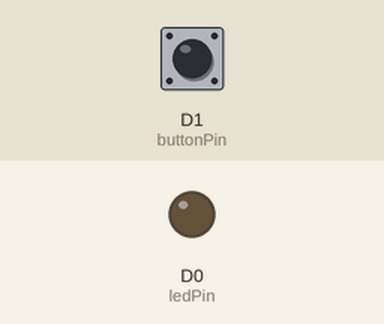
Simulated run of this sketch. Board: ESP8266 (NodeMCU). On the bench: output pins drawn as LEDs (lit = HIGH). Inputs (shaded band) come from the test bench; at power-on: D1 (buttonPin) HIGH.

Above: at 1.2 s.
1.3 s: D1 (buttonPin) pulled LOW for 0.15 s
At 1.37 s:
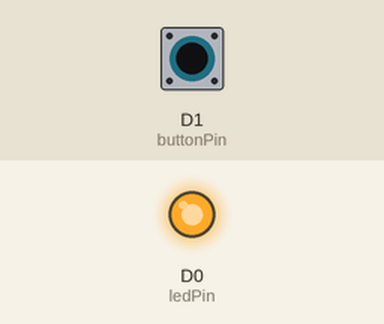
2.9 s: D1 (buttonPin) pulled LOW for 3.2 s
At 6.8 s:
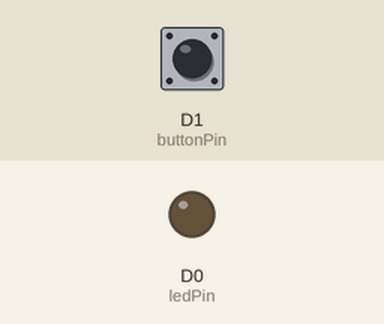
Timing chart, 0 to 8.3 s (numbered marks = the images above; inputs shaded):
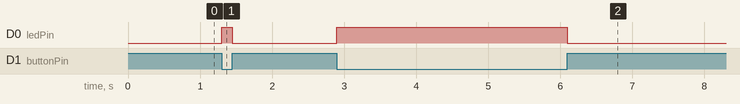

Measured:
- after the input at 1.3 s, D0 (ledPin): LOW → HIGH at once, → LOW 0.15 s later
- after the input at 2.9 s, D0 (ledPin): LOW → HIGH at once, → LOW 3.2 s later

The sketch:

LED.ino
```cpp
// Define a pin we'll place an LED on
int ledPin = D0;

// Our button wired to D0
int buttonPin = D1;

void setup()
{
  // Set up the LED for output
  pinMode(ledPin, OUTPUT);

  // For input, we define the
  // pushbutton as an input-pullup
  // this uses an internal pullup resistor
  // to manage consistent reads from the device

  pinMode( buttonPin , INPUT_PULLUP); // sets pin as input

}

void loop()
{
    // find out if the button is pushed
    // or not by reading from it.
    int buttonState = digitalRead( buttonPin );

    // remember that we have wired the pushbutton to
    // ground and are using a pulldown resistor
    // that means, when the button is pushed,
    // we will get a LOW signal
    // when the button is not pushed we'll get a HIGH

    // let's use that to set our LED on or off

    if( buttonState == LOW )
    {
     // turn the LED On
     digitalWrite( ledPin, HIGH);
    }else{
     // otherwise
     // turn the LED Off
     digitalWrite( ledPin, LOW);

    }

}
```
